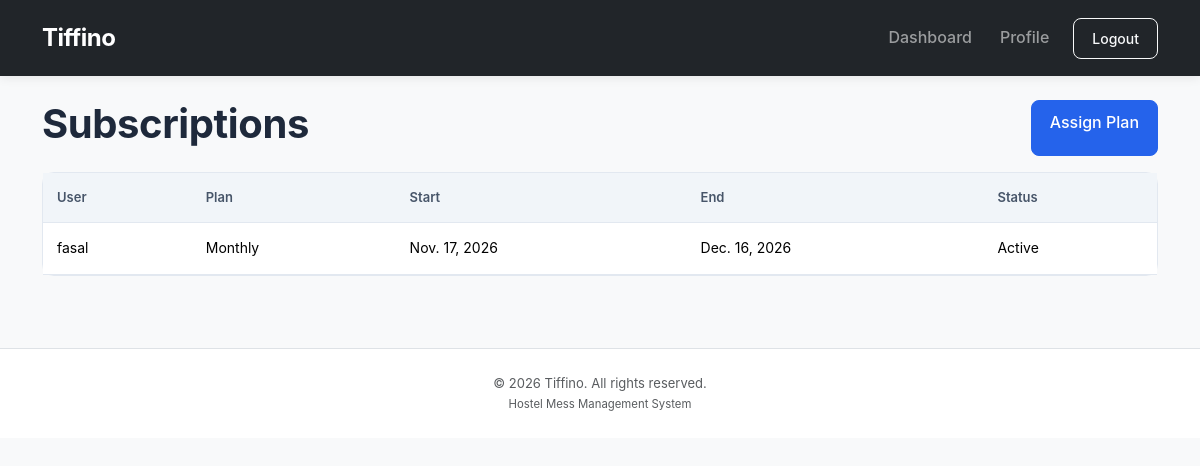
The app's page /subscriptions/ (signed in) with its own data.
### subscriptions/models.py (models this page shows, shortened)
class Subscription(models.Model):
    STATUS_CHOICES = [
        ('active', 'Active'),
        ('expired', 'Expired'),
        ('cancelled', 'Cancelled'),
    ]
    user = models.ForeignKey(
        settings.AUTH_USER_MODEL,
        on_delete=models.CASCADE,
        related_name='subscriptions'
    )
    meal_plan = models.ForeignKey(
        MealPlan,
        on_delete=models.PROTECT,
        related_name='subscriptions'
    )
    assigned_by = models.ForeignKey(
        settings.AUTH_USER_MODEL,
        on_delete=models.SET_NULL,
        null=True,
        blank=True,
        related_name='assigned_subscriptions'
    )
    start_date = models.DateField()
    end_date = models.DateField()
    status = models.CharField(
        max_length=20,
        choices=STATUS_CHOICES,
        default='active'
    )
    created_at = models.DateTimeField(auto_now_add=True)
    updated_at = models.DateTimeField(auto_now=True)

class MealPlan(models.Model):
    PLAN_CHOICES = [
        ('daily', 'Daily'),
        ('weekly', 'Weekly'),
        ('monthly', 'Monthly'),
    ]
    name = models.CharField(
        max_length=20,
        choices=PLAN_CHOICES,
        unique=True
    )
    duration_days = models.PositiveIntegerField(
        validators=[MinValueValidator(1)]
    )
    description = models.TextField(
        blank=True,
        null=True
    )
    is_active = models.BooleanField(default=True)
    created_at = models.DateTimeField(auto_now_add=True)

### accounts/models.py (models this page shows, shortened)
class User(AbstractUser):
    ROLE_CHOICES = [
        ('main_admin', 'Main Admin'),
        ('manager', 'Manager'),
        ('user', 'User'),
    ]
    role = models.CharField(
        max_length=20,
        choices=ROLE_CHOICES,
        default='user'
    )
    name = models.CharField(max_length=150)
    contact = models.CharField(max_length=15)
    created_by = models.ForeignKey(
        'self',
        on_delete=models.SET_NULL,
        null=True,
        blank=True,
        related_name='created_accounts'
    )
    created_at = models.DateTimeField(auto_now_add=True)

### subscriptions/views.py (the view)
# urls.py: path('', views.subscription_list,
@role_required('manager')
def subscription_list(request):
    users = User.objects.filter(
        role='user',
        created_by=request.user
    )
    subscriptions = Subscription.objects.filter(
        user__in=users
    ).select_related('user', 'meal_plan').order_by('-created_at')
    return render(request, 'manager/subscriptions.html', {
        'subscriptions': subscriptions
    })

### dashboard/views.py (called while the page is built)
def role_required(*roles):
    def decorator(view_func):
        @wraps(view_func)
        @login_required
        def wrapper(request, *args, **kwargs):
            if request.user.role not in roles:
                return redirect('home')
            return view_func(request, *args, **kwargs)
        return wrapper
    return decorator

### templates/manager/subscriptions.html
{% extends 'base.html' %}{% block title %}Subscriptions | Tiffino{% endblock %}{% block content %}
<div class="d-flex justify-content-between">
    <h1>Subscriptions</h1><a class="btn btn-primary" href="{% url 'assign_subscription' %}">Assign Plan</a>
</div>
<div class="card mt-3">
    <div class="table-responsive">
        <table class="table mb-0">
            <thead>
                <tr>
                    <th>User</th>
                    <th>Plan</th>
                    <th>Start</th>
                    <th>End</th>
                    <th>Status</th>
                </tr>
            </thead>
            <tbody>{% for sub in subscriptions %}<tr>
                    <td>{{ sub.user.name }}</td>
                    <td>{{ sub.meal_plan.get_name_display }}</td>
                    <td>{{ sub.start_date }}</td>
                    <td>{{ sub.end_date }}</td>
                    <td>{{ sub.get_status_display }}</td>
                </tr>{% empty %}<tr>
                    <td colspan="5">No subscriptions found.</td>
                </tr>{% endfor %}</tbody>
        </table>
    </div>
</div>{% endblock %}

### static/css/style.css (style rules this page uses)
:root { --primary: #2563eb; --primary-dark: #1d4ed8; --secondary: #64748b; --background: #f8fafc; --surface: #ffffff; --text: #1e293b; --border: #e2e8f0; --success: #16a34a; --danger: #dc2626; --warning: #f59e0b; --radius: 12px; }
* { box-sizing: border-box; }
body { font-family: "Inter", "Segoe UI", Arial, sans-serif; background-color: var(--background); color: var(--text); margin: 0; line-height: 1.6; }
h1, h2, h3, h4, h5 { color: var(--text); font-weight: 650; letter-spacing: -0.4px; }
.card { background: var(--surface); border: 1px solid var(--border); border-radius: var(--radius); transition: transform 0.2s ease, box-shadow 0.2s ease; }
.btn { border-radius: 8px; font-weight: 500; padding: 9px 18px; transition: all 0.2s ease; }
.btn-primary { background-color: var(--primary); border-color: var(--primary); }
.table { vertical-align: middle; margin-bottom: 0; }
.table thead th { background-color: #f1f5f9; color: #475569; font-size: 13px; font-weight: 600; padding: 14px; border-bottom: 1px solid var(--border); white-space: nowrap; }
.table tbody td { padding: 14px; border-color: var(--border); font-size: 14px; }

### records on screen
Subscription: user.name "fasal", meal_plan.name "Monthly", start_date "Nov. 17, 2026", end_date "Dec. 16, 2026", status "Active"
